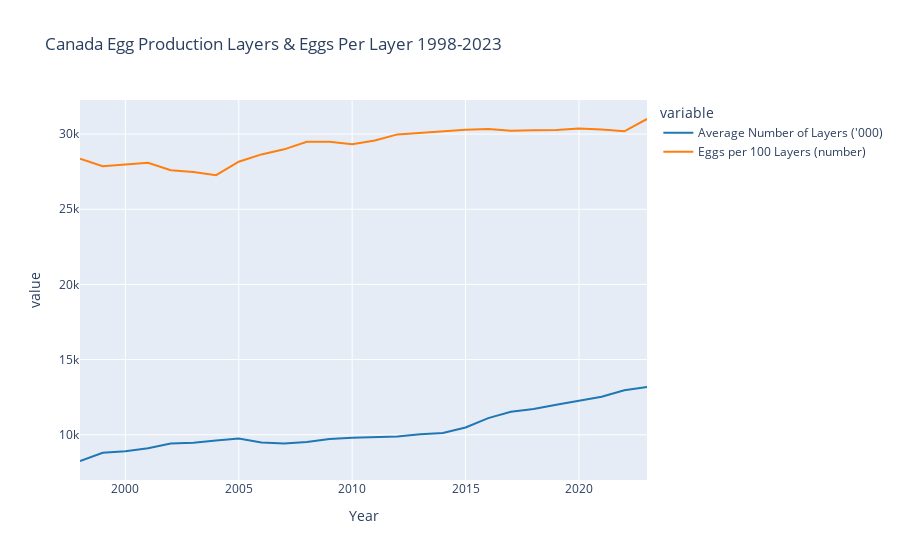
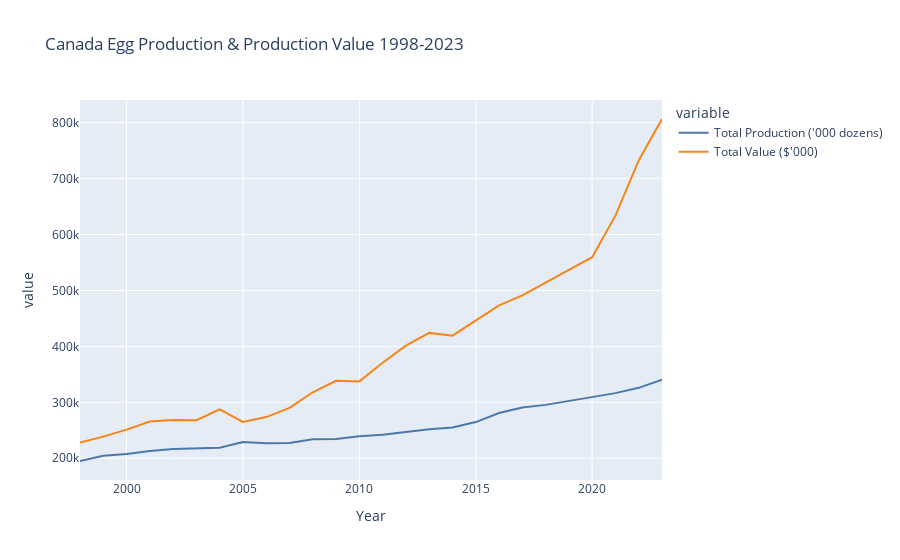

Here is the notebook cell these charts were saved with, in order:
### Code cell
#Using dsi_participant environment, setup instructs found here: https://github.com/UofT-DSI/onboarding/blob/main/environment_setup/tech_onboarding_windows.md
#Python 3.9.15

#import required libraries
import pandas as pd
import plotly.express as px 

## Note, eggs.xlsx converted to CSV 
## Was also cleaned to remove all data part of the table and gave column A a title of "year". Cleaned dataformatting in csv so they are all numbers without commas.
# read csv
df = pd.read_csv('eggs.csv')

#Plot line graphs, one for # of layers + eggs per layer over time. Another for Total Egg Production in Dozens + $ value.
#Adding title, axis titles to each plot
#Adjusted colour palette to ensure colour blindness visible due to a dark line & lighter line. 
#Splitting into 2 graphs to clearly show trends over time for each metric. Also to show growth in # of layers vs. Eggs per 100 Layers
figA = px.line(df, x='Year', y=df.columns[1:3], title='Canada Egg Production Layers & Eggs Per Layer 1998-2023',color_discrete_sequence=px.colors.qualitative.D3)
figB = px.line(df, x='Year', y=df.columns[3:5], title='Canada Egg Production & Production Value 1998-2023',color_discrete_sequence=px.colors.qualitative.T10)
# Show plots
figA.show()
figB.show()

### Figure 1 — Plotly figure (JSON) as saved in the notebook; plotly's stock layout.template omitted (floating-point values rounded to 4 significant figures)
{"data": [{"hovertemplate": "variable=Average Number of Layers ('000)<br>Year=%{x}<br>value=%{y}<extra></extra>", "legendgroup": "Average Number of Layers ('000)", "line": {"color": "#1F77B4", "dash": "solid"}, "marker": {"symbol": "circle"}, "mode": "lines", "name": "Average Number of Layers ('000)", "orientation": "v", "showlegend": true, "type": "scatter", "x": [1998, 1999, 2000, 2001, 2002, 2003, 2004, 2005, 2006, 2007, 2008, 2009, 2010, 2011, 2012, 2013, 2014, 2015, 2016, 2017, 2018, 2019, 2020, 2021, 2022, 2023], "xaxis": "x", "y": [8254, 8806, 8897, 9096, 9418, 9475, 9619, 9754, 9492, 9415, 9519, 9715, 9793, 9824, 9886, 10040, 10118, 10487, 11109, 11534, 11715, 11999, 12261, 12531, 12956, 13177], "yaxis": "y"}, {"hovertemplate": "variable=Eggs per 100 Layers (number)<br>Year=%{x}<br>value=%{y}<extra></extra>", "legendgroup": "Eggs per 100 Layers (number)", "line": {"color": "#FF7F0E", "dash": "solid"}, "marker": {"symbol": "circle"}, "mode": "lines", "name": "Eggs per 100 Layers (number)", "orientation": "v", "showlegend": true, "type": "scatter", "x": [1998, 1999, 2000, 2001, 2002, 2003, 2004, 2005, 2006, 2007, 2008, 2009, 2010, 2011, 2012, 2013, 2014, 2015, 2016, 2017, 2018, 2019, 2020, 2021, 2022, 2023], "xaxis": "x", "y": [28356, 27857, 27968, 28084, 27596, 27477, 27268, 28159, 28646, 28983, 29485, 29485, 29321, 29567, 29979, 30083, 30218, 30281, 30345, 30227, 30260, 30275, 30368, 30302, 30184, 31002], "yaxis": "y"}], "layout": {"legend": {"title": {"text": "variable"}, "tracegroupgap": 0}, "title": {"text": "Canada Egg Production Layers & Eggs Per Layer 1998-2023"}, "xaxis": {"anchor": "y", "domain": [0, 1], "title": {"text": "Year"}}, "yaxis": {"anchor": "x", "domain": [0, 1], "title": {"text": "value"}}}}

### Figure 2 — Plotly figure (JSON) as saved in the notebook; plotly's stock layout.template omitted (floating-point values rounded to 4 significant figures)
{"data": [{"hovertemplate": "variable=Total Production ('000 dozens)<br>Year=%{x}<br>value=%{y}<extra></extra>", "legendgroup": "Total Production ('000 dozens)", "line": {"color": "#4C78A8", "dash": "solid"}, "marker": {"symbol": "circle"}, "mode": "lines", "name": "Total Production ('000 dozens)", "orientation": "v", "showlegend": true, "type": "scatter", "x": [1998, 1999, 2000, 2001, 2002, 2003, 2004, 2005, 2006, 2007, 2008, 2009, 2010, 2011, 2012, 2013, 2014, 2015, 2016, 2017, 2018, 2019, 2020, 2021, 2022, 2023], "xaxis": "x", "y": [195042, 204424, 207361, 212876, 216585, 216957, 218577, 228889, 226590, 227392, 233886, 234463, 239283, 242059, 246973, 251693, 254787, 264634, 280920, 290529, 295412, 302724, 310284, 316431, 325890, 340422], "yaxis": "y"}, {"hovertemplate": "variable=Total Value ($'000)<br>Year=%{x}<br>value=%{y}<extra></extra>", "legendgroup": "Total Value ($'000)", "line": {"color": "#F58518", "dash": "solid"}, "marker": {"symbol": "circle"}, "mode": "lines", "name": "Total Value ($'000)", "orientation": "v", "showlegend": true, "type": "scatter", "x": [1998, 1999, 2000, 2001, 2002, 2003, 2004, 2005, 2006, 2007, 2008, 2009, 2010, 2011, 2012, 2013, 2014, 2015, 2016, 2017, 2018, 2019, 2020, 2021, 2022, 2023], "xaxis": "x", "y": [227933, 238674, 251165, 265480, 268544, 267939, 287404, 264896, 273582, 290095, 317945, 338326, 337386, 370731, 401201, 424121, 419153, 445801, 473324, 491060, 513655, 536208, 559548, 633828, 732433, 806592], "yaxis": "y"}], "layout": {"legend": {"title": {"text": "variable"}, "tracegroupgap": 0}, "title": {"text": "Canada Egg Production & Production Value 1998-2023"}, "xaxis": {"anchor": "y", "domain": [0, 1], "title": {"text": "Year"}}, "yaxis": {"anchor": "x", "domain": [0, 1], "title": {"text": "value"}}}}
